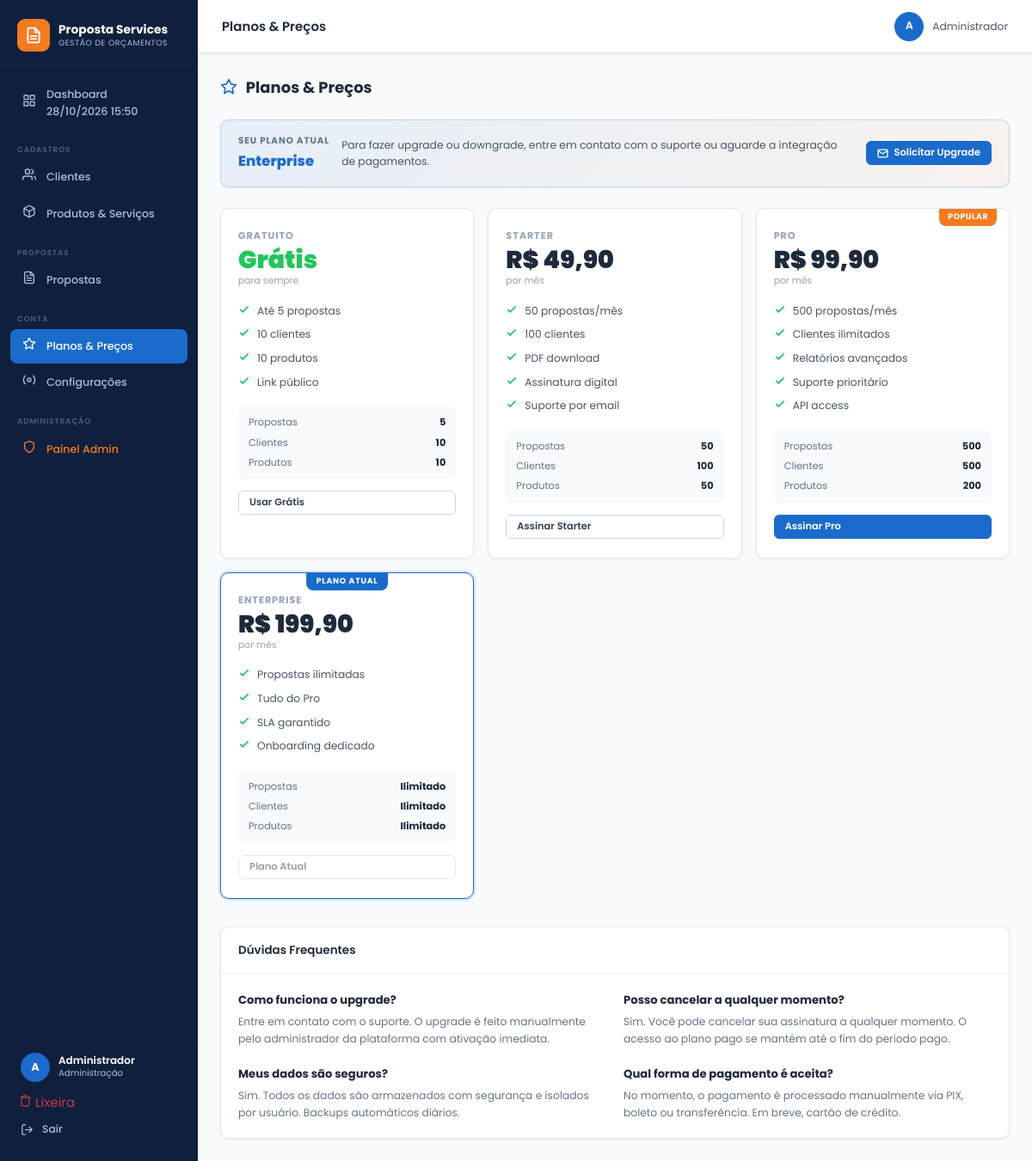
The page /public/plans.php (signed in) on the database its author committed.
### tables this page shows
CREATE TABLE IF NOT EXISTS plans (
    id INT AUTO_INCREMENT PRIMARY KEY,
    slug VARCHAR(50) NOT NULL UNIQUE,
    name VARCHAR(100) NOT NULL,
    price DECIMAL(10,2) NOT NULL DEFAULT 0.00,
    max_proposals INT NOT NULL DEFAULT 5,
    max_clients INT NOT NULL DEFAULT 10,
    max_products INT NOT NULL DEFAULT 10,
    features JSON DEFAULT NULL,
    is_active TINYINT(1) NOT NULL DEFAULT 1,
    sort_order INT NOT NULL DEFAULT 0,
    created_at TIMESTAMP DEFAULT CURRENT_TIMESTAMP
);

### app/controllers/PlansController.php (called while the page is built, shortened)
<?php
class PlansController {
    public static function index(): void {
        $plans     = PlanModel::all();
        require_once __DIR__ . '/../views/plans/index.php';
    }
}

### public/plans.php (called while the page is built)
<?php
require_once __DIR__ . '/../config/app.php';
PlansController::index();

### config/app.php (called while the page is built, shortened)
<?php
require_once __DIR__ . '/database.php';
spl_autoload_register(function($class) {
    $paths = [
        __DIR__ . '/../app/models/'      . $class . '.php',
        __DIR__ . '/../app/controllers/' . $class . '.php',
    ];
    foreach ($paths as $path) {
        if (file_exists($path)) { require_once $path; return; }
    }
});
function auth(): ?array { return $_SESSION['user'] ?? null; }

### config/database.php (called while the page is built, shortened)
<?php
function db(): PDO {
    static $pdo = null;
    if ($pdo === null) {
        $dsn = "mysql:host=" . DB_HOST . ";port=" . DB_PORT . ";dbname=" . DB_NAME . ";charset=" . DB_CHARSET;
        try {
            $pdo = new PDO($dsn, DB_USER, DB_PASS, [
                PDO::ATTR_ERRMODE            => PDO::ERRMODE_EXCEPTION,
                PDO::ATTR_DEFAULT_FETCH_MODE => PDO::FETCH_ASSOC,
                PDO::ATTR_EMULATE_PREPARES   => false,
            ]);
        } catch (PDOException $e) {
            die(json_encode(['error' => 'Erro de conexão com o banco de dados.']));
        }
    }
    return $pdo;
}

### app/models/PlanModel.php (called while the page is built, shortened)
<?php
class PlanModel {
    public static function all(): array {
        try {
            $stmt = db()->query("SELECT * FROM plans WHERE is_active=1 ORDER BY sort_order ASC");
            return $stmt->fetchAll();
        } catch(Exception $e) { return []; }
    }
}

### app/views/plans/index.php (the view, shortened to what this page needs)
<?php
$pageTitle = 'Planos & Preços';
require_once __DIR__ . '/../layout_header.php';
$currentPlan = auth()['plan'] ?? 'free';
?>
<div class="page-header">
    <h1>
        Planos & Preços
    </h1>
</div>
<div class="card" style="margin-bottom:24px;background:linear-gradient(135deg,rgba(26,107,204,.08) 0%,rgba(244,123,32,.06) 100%);border-color:rgba(26,107,204,.2);">
    <div class="card-body" style="display:flex;align-items:center;gap:14px;padding:16px 20px;flex-wrap:wrap;">
        <div>
            <div style="font-size:.7rem;font-weight:700;text-transform:uppercase;letter-spacing:.08em;color:var(--gray-500);margin-bottom:2px;">Seu plano atual</div>
            <div style="font-size:1.1rem;font-weight:800;color:var(--primary);"><?= ucfirst($currentPlan) ?></div>
        </div>
        <div style="flex:1;min-width:200px;font-size:.82rem;color:var(--gray-600);">
            Para fazer upgrade ou downgrade, entre em contato com o suporte ou aguarde a integração de pagamentos.
        </div>
        <a href="mailto:suporte@propostaservices.com" class="btn btn-primary btn-sm">
            <svg width="13" height="13" viewBox="0 0 24 24" fill="none" stroke="currentColor" stroke-width="2.5"><path d="M4 4h16c1.1 0 2 .9 2 2v12c0 1.1-.9 2-2 2H4c-1.1 0-2-.9-2-2V6c0-1.1.9-2 2-2z"/><polyline points="22,6 12,13 2,6"/></svg>
            Solicitar Upgrade
        </a>
    </div>
</div>
<div style="display:grid;grid-template-columns:repeat(auto-fill,minmax(230px,1fr));gap:16px;margin-bottom:32px;">
<?php foreach ($plans as $plan):
    $isCurrent = $plan['slug'] === $currentPlan;
    $features  = json_decode($plan['features'] ?? '[]', true) ?: [];
?>
<div class="card" style="position:relative;<?= $isCurrent ? 'border-color:var(--primary);box-shadow:0 0 0 2px rgba(26,107,204,.15);' : '' ?>">
    <?php if ($isCurrent): ?>
    <div style="position:absolute;top:-1px;left:50%;transform:translateX(-50%);background:var(--primary);color:#fff;font-size:.62rem;font-weight:700;text-transform:uppercase;letter-spacing:.08em;padding:3px 12px;border-radius:0 0 8px 8px;">Plano Atual</div>
    <?php endif; ?>
    <?php if ($plan['slug'] === 'pro'): ?>
    <div style="position:absolute;top:-1px;right:14px;background:var(--accent);color:#fff;font-size:.62rem;font-weight:700;text-transform:uppercase;letter-spacing:.06em;padding:3px 10px;border-radius:0 0 8px 8px;">Popular</div>
    <?php endif; ?>
    <div class="card-body" style="padding:22px 20px;">
        <div style="font-size:.75rem;font-weight:700;text-transform:uppercase;letter-spacing:.08em;color:var(--gray-400);margin-bottom:4px;"><?= htmlspecialchars($plan['name']) ?></div>
        <div style="font-size:1.9rem;font-weight:900;color:var(--gray-800);line-height:1.1;">
            <?= $plan['price'] > 0 ? 'R$&nbsp;'.number_format($plan['price'],2,',','.') : '<span style="color:var(--success)">Grátis</span>' ?>
        </div>
        <?php if ($plan['price'] > 0): ?>
        <div style="font-size:.72rem;color:var(--gray-400);margin-bottom:16px;">por mês</div>
        <?php else: ?>
        <div style="font-size:.72rem;color:var(--gray-400);margin-bottom:16px;">para sempre</div>
        <?php endif; ?>
        <div style="display:flex;flex-direction:column;gap:8px;margin-bottom:18px;">
            <?php foreach ($features as $feat): ?>
            <div style="display:flex;align-items:flex-start;gap:8px;font-size:.82rem;color:var(--gray-600);">
                <svg width="14" height="14" viewBox="0 0 24 24" fill="none" stroke="var(--success)" stroke-width="3" style="flex-shrink:0;margin-top:1px;"><polyline points="20 6 9 17 4 12"/></svg>
                <?= htmlspecialchars($feat) ?>
            </div>
            <?php endforeach; ?>
        </div>
        <div style="background:var(--gray-50);border-radius:8px;padding:10px 12px;font-size:.76rem;display:flex;flex-direction:column;gap:5px;">
            <div style="display:flex;justify-content:space-between;"><span style="color:var(--gray-500);">Propostas</span><strong><?= $plan['max_proposals'] >= 9999 ? 'Ilimitado' : $plan['max_proposals'] ?></strong></div>
            <div style="display:flex;justify-content:space-between;"><span style="color:var(--gray-500);">Clientes</span><strong><?= $plan['max_clients'] >= 9999 ? 'Ilimitado' : $plan['max_clients'] ?></strong></div>
            <div style="display:flex;justify-content:space-between;"><span style="color:var(--gray-500);">Produtos</span><strong><?= $plan['max_products'] >= 9999 ? 'Ilimitado' : $plan['max_products'] ?></strong></div>
        </div>
        <div style="margin-top:14px;">
        <?php if ($isCurrent): ?>
            <div class="btn btn-outline btn-sm" style="width:100%;text-align:center;pointer-events:none;opacity:.5;">Plano Atual</div>
        <?php else: ?>
            <a href="mailto:suporte@propostaservices.com?subject=Upgrade para <?= urlencode($plan['name']) ?>" class="btn <?= $plan['slug']==='pro'?'btn-primary':'btn-outline' ?> btn-sm" style="width:100%;text-align:center;">
                <?= $plan['price'] > 0 ? 'Assinar '.$plan['name'] : 'Usar Grátis' ?>
            </a>
        <?php endif; ?>
        </div>
    </div>
</div>
<?php endforeach; ?>
</div>
<div class="card">
    <div class="card-header"><div class="card-title">Dúvidas Frequentes</div></div>
    <div class="card-body">
        <div style="display:grid;grid-template-columns:repeat(auto-fill,minmax(280px,1fr));gap:20px;">
            <div>
                <div style="font-weight:700;font-size:.88rem;margin-bottom:5px;color:var(--gray-800);">Como funciona o upgrade?</div>
                <p style="font-size:.82rem;color:var(--gray-500);">Entre em contato com o suporte. O upgrade é feito manualmente pelo administrador da plataforma com ativação imediata.</p>
            </div>
            <div>
                <div style="font-weight:700;font-size:.88rem;margin-bottom:5px;color:var(--gray-800);">Posso cancelar a qualquer momento?</div>
                <p style="font-size:.82rem;color:var(--gray-500);">Sim. Você pode cancelar sua assinatura a qualquer momento. O acesso ao plano pago se mantém até o fim do período pago.</p>
            </div>
            <div>
                <div style="font-weight:700;font-size:.88rem;margin-bottom:5px;color:var(--gray-800);">Meus dados são seguros?</div>
                <p style="font-size:.82rem;color:var(--gray-500);">Sim. Todos os dados são armazenados com segurança e isolados por usuário. Backups automáticos diários.</p>
            </div>
            <div>
                <div style="font-weight:700;font-size:.88rem;margin-bottom:5px;color:var(--gray-800);">Qual forma de pagamento é aceita?</div>
                <p style="font-size:.82rem;color:var(--gray-500);">No momento, o pagamento é processado manualmente via PIX, boleto ou transferência. Em breve, cartão de crédito.</p>
            </div>
        </div>
    </div>
</div>
<?php require_once __DIR__ . '/../layout_footer.php'; ?>

### app/views/layout_header.php (shortened to what this page needs)
<?php
$pageTitle = $pageTitle ?? 'Proposta Services';
?>
<!DOCTYPE html>
<html lang="pt-BR">
<head>
    <link rel="stylesheet" href="<?= APP_URL ?>/css/app.css">
</head>
<body>
<div class="app-layout">
<?php require_once __DIR__ . '/menu.php'; ?>
<div class="main-content">
    <header class="topbar">
        <div class="topbar-left">
            <span class="topbar-title"><?= htmlspecialchars($pageTitle) ?></span>
        </div>
        <div class="topbar-right">
            <div class="topbar-user">
                <div class="avatar"><?= mb_strtoupper(mb_substr(auth()['name'], 0, 1)) ?></div>
                <span class="d-none-mobile"><?= htmlspecialchars(auth()['name']) ?></span>
            </div>
        </div>
    </header>
    <main class="page-body">

### app/views/menu.php (shortened to what this page needs)
<?php
$currentPage = basename($_SERVER['PHP_SELF'], '.php');
$user = auth();
?>
<aside class="sidebar" id="sidebar">
    <div class="sidebar-logo">
        <a href="dashboard.php" class="logo-mark">
            <div class="logo-icon">
            </div>
            <div class="logo-text">
                Proposta Services
                <span>Gestão de Orçamentos</span>
            </div>
        </a>
    </div>
    <nav class="sidebar-nav">
        <a href="dashboard.php" <?= $currentPage === 'dashboard' ? 'class="active"' : '' ?>>
            <span class="nav-icon"><svg width="16" height="16" viewBox="0 0 24 24" fill="none" stroke="currentColor" stroke-width="2" stroke-linecap="round" stroke-linejoin="round"><rect x="3" y="3" width="7" height="7"/><rect x="14" y="3" width="7" height="7"/><rect x="14" y="14" width="7" height="7"/><rect x="3" y="14" width="7" height="7"/></svg></span>
            Dashboard <br>
            <?= date('d/m/Y H:i') ?>
        </a>
        <div class="nav-group-label">Cadastros</div>
        <a href="clients.php" <?= $currentPage === 'clients' ? 'class="active"' : '' ?>>
            <span class="nav-icon"><svg width="16" height="16" viewBox="0 0 24 24" fill="none" stroke="currentColor" stroke-width="2" stroke-linecap="round" stroke-linejoin="round"><path d="M17 21v-2a4 4 0 0 0-4-4H5a4 4 0 0 0-4 4v2"/><circle cx="9" cy="7" r="4"/><path d="M23 21v-2a4 4 0 0 0-3-3.87"/><path d="M16 3.13a4 4 0 0 1 0 7.75"/></svg></span>
            Clientes
        </a>
        <a href="products.php" <?= $currentPage === 'products' ? 'class="active"' : '' ?>>
            <span class="nav-icon"></span>
            Produtos &amp; Serviços
        </a>
        <div class="nav-group-label">Propostas</div>
        <a href="proposals.php" <?= $currentPage === 'proposals' ? 'class="active"' : '' ?>>
            <span class="nav-icon"></span>
            Propostas
        </a>
        <div class="nav-group-label">Conta</div>
        <a href="plans.php" <?= $currentPage === 'plans' ? 'class="active"' : '' ?>>
            <span class="nav-icon"><svg width="16" height="16" viewBox="0 0 24 24" fill="none" stroke="currentColor" stroke-width="2" stroke-linecap="round" stroke-linejoin="round"><path d="M12 2l3.09 6.26L22 9.27l-5 4.87 1.18 6.88L12 17.77l-6.18 3.25L7 14.14 2 9.27l6.91-1.01L12 2z"/></svg></span>
            Planos & Preços
        </a>
        <a href="settings.php" <?= $currentPage === 'settings' ? 'class="active"' : '' ?>>
            <span class="nav-icon"><svg width="16" height="16" viewBox="0 0 24 24" fill="none" stroke="currentColor" stroke-width="2" stroke-linecap="round" stroke-linejoin="round"><circle cx="12" cy="12" r="3"/><path d="M19.07 4.93a10 10 0 0 1 0 14.14"/><path d="M4.93 4.93a10 10 0 0 0 0 14.14"/></svg></span>
            Configurações
        </a>
        <?php if (($user['role'] ?? '') === 'admin'): ?>
        <div class="nav-group-label">Administração</div>
        <a href="<?= APP_URL ?>/admin/" <?= strpos($_SERVER['PHP_SELF'], '/admin/') !== false ? 'class="active"' : '' ?> style="color:var(--accent);">
            <span class="nav-icon"><svg width="16" height="16" viewBox="0 0 24 24" fill="none" stroke="currentColor" stroke-width="2" stroke-linecap="round" stroke-linejoin="round"><path d="M12 22s8-4 8-10V5l-8-3-8 3v7c0 6 8 10 8 10z"/></svg></span>
            Painel Admin
        </a>
        <?php endif; ?>
    </nav>
    <div class="sidebar-footer">
        <div class="sidebar-user-info">
            <div class="sidebar-avatar"><?= mb_strtoupper(mb_substr($user['name'], 0, 1)) ?></div>
            <div>
                <div style="color:#fff;font-weight:600;font-size:.8rem;line-height:1.2;"><?= htmlspecialchars($user['name']) ?></div>
                <div style="color:var(--sidebar-text);font-size:.68rem;"><?= htmlspecialchars($user['company_name']) ?></div>
            </div>
        </div>
                <a href="trash.php" <?= $currentPage === 'trash' ? 'class="active"' : '' ?> style="color:var(--danger);opacity:.8;margin-left:10px;">
            <span class="nav-icon"><svg width="15" height="15" viewBox="0 0 24 24" fill="none" stroke="currentColor" stroke-width="2" stroke-linecap="round" stroke-linejoin="round"><polyline points="3 6 5 6 21 6"/><path d="M19 6v14a2 2 0 0 1-2 2H7a2 2 0 0 1-2-2V6m3 0V4a1 1 0 0 1 1-1h4a1 1 0 0 1 1 1v2"/></svg></span>
            Lixeira
        </a>
        <a href="logout.php" class="sidebar-logout">
            <svg width="15" height="15" viewBox="0 0 24 24" fill="none" stroke="currentColor" stroke-width="2" stroke-linecap="round" stroke-linejoin="round"><path d="M9 21H5a2 2 0 0 1-2-2V5a2 2 0 0 1 2-2h4"/><polyline points="16 17 21 12 16 7"/><line x1="21" y1="12" x2="9" y2="12"/></svg>
            Sair
        </a>
    </div>
</aside>

### app/views/layout_footer.php (shortened to what this page needs)
    </main>
</div>
</div>
</body>
</html>

### rows shown on the page
plans: name "GRATUITO", price "Grátis", features "Até 5 propostas", features "10 clientes", features "10 produtos", features "Link público", max_proposals "5", max_clients "10", max_products "10"
plans: name "STARTER", price "49,90", shows "por mês", features "50 propostas/mês", features "100 clientes", features "PDF download", features "Assinatura digital", features "Suporte por email", max_proposals "50", max_clients "100", max_products "50", name "Starter"
plans: slug "POPULAR", name "PRO", price "99,90", shows "por mês", features "500 propostas/mês", features "Clientes ilimitados", features "Relatórios avançados", features "Suporte prioritário", features "API access", max_proposals "500", max_clients "500", max_products "200", name "Pro"
plans: slug "PLANO ATUAL", name "ENTERPRISE", price "199,90", shows "por mês", features "Propostas ilimitadas", features "Tudo do Pro", features "SLA garantido", features "Onboarding dedicado", max_proposals "Ilimitado", max_clients "Ilimitado", max_products "Ilimitado"

### other values the page prints
mb_strtoupper(mb_substr($user['name'], 0, 1)) "A"
$user['name'] "Administrador"
$user['company_name'] "Administração"
$pageTitle "Planos & Preços"
mb_strtoupper(mb_substr(auth()['name'], 0, 1)) "A"
auth()['name'] "Administrador"
$currentPlan "Enterprise"
